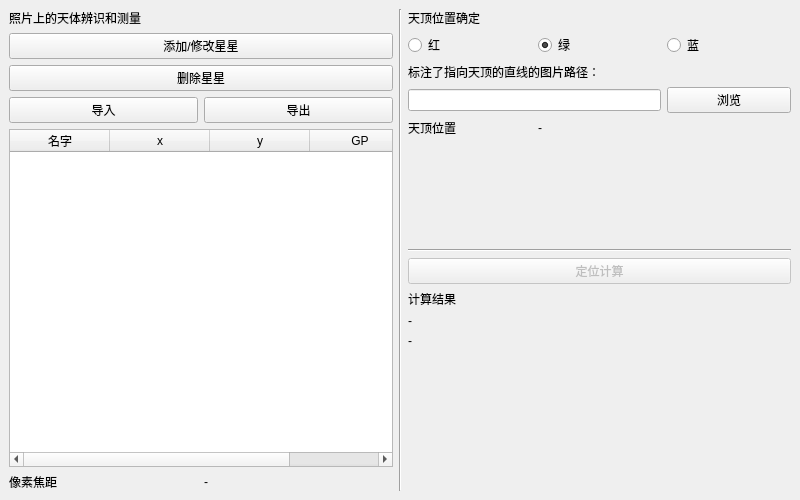
<?xml version="1.0" encoding="UTF-8"?>
<ui version="4.0">
 <class>MainWindowPAP</class>
 <widget class="QMainWindow" name="MainWindowPAP">
  <property name="geometry">
   <rect>
    <x>0</x>
    <y>0</y>
    <width>800</width>
    <height>500</height>
   </rect>
  </property>
  <property name="windowTitle">
   <string>照片测星定位 Photo Astrological Positioning</string>
  </property>
  <widget class="QWidget" name="centralwidget">
   <layout class="QGridLayout" name="gridLayout_2">
    <item row="0" column="0" rowspan="3">
     <layout class="QGridLayout" name="gridLayout_7">
      <item row="2" column="0" colspan="2">
       <widget class="QPushButton" name="pushButton_del_star">
        <property name="text">
         <string>删除星星</string>
        </property>
       </widget>
      </item>
      <item row="3" column="0">
       <widget class="QPushButton" name="pushButton_import">
        <property name="text">
         <string>导入</string>
        </property>
       </widget>
      </item>
      <item row="5" column="0">
       <widget class="QLabel" name="label_2">
        <property name="text">
         <string>像素焦距</string>
        </property>
       </widget>
      </item>
      <item row="4" column="0" colspan="2">
       <widget class="QTableWidget" name="tableWidget_stars">
        <property name="editTriggers">
         <set>QAbstractItemView::NoEditTriggers</set>
        </property>
        <column>
         <property name="text">
          <string>名字</string>
         </property>
        </column>
        <column>
         <property name="text">
          <string>x</string>
         </property>
        </column>
        <column>
         <property name="text">
          <string>y</string>
         </property>
        </column>
        <column>
         <property name="text">
          <string>GP</string>
         </property>
        </column>
       </widget>
      </item>
      <item row="0" column="0" colspan="2">
       <widget class="QLabel" name="label">
        <property name="text">
         <string>照片上的天体辨识和测量</string>
        </property>
       </widget>
      </item>
      <item row="1" column="0" colspan="2">
       <widget class="QPushButton" name="pushButton_add_star">
        <property name="text">
         <string>添加/修改星星</string>
        </property>
       </widget>
      </item>
      <item row="5" column="1">
       <widget class="QLabel" name="label_z">
        <property name="text">
         <string>-</string>
        </property>
       </widget>
      </item>
      <item row="3" column="1">
       <widget class="QPushButton" name="pushButton_export">
        <property name="text">
         <string>导出</string>
        </property>
       </widget>
      </item>
     </layout>
    </item>
    <item row="0" column="1" rowspan="3">
     <widget class="Line" name="line_2">
      <property name="orientation">
       <enum>Qt::Vertical</enum>
      </property>
     </widget>
    </item>
    <item row="0" column="2">
     <layout class="QGridLayout" name="gridLayout">
      <item row="5" column="1" rowspan="2" colspan="2">
       <widget class="QLabel" name="label_zenith">
        <property name="text">
         <string>-</string>
        </property>
       </widget>
      </item>
      <item row="2" column="2">
       <widget class="QRadioButton" name="radioButton_b">
        <property name="text">
         <string>蓝</string>
        </property>
       </widget>
      </item>
      <item row="2" column="0">
       <widget class="QRadioButton" name="radioButton_r">
        <property name="text">
         <string>红</string>
        </property>
       </widget>
      </item>
      <item row="7" column="0" colspan="3">
       <spacer name="verticalSpacer_2">
        <property name="orientation">
         <enum>Qt::Vertical</enum>
        </property>
        <property name="sizeHint" stdset="0">
         <size>
          <width>20</width>
          <height>40</height>
         </size>
        </property>
       </spacer>
      </item>
      <item row="4" column="0" colspan="2">
       <widget class="QLineEdit" name="lineEdit_lines_path"/>
      </item>
      <item row="2" column="1">
       <widget class="QRadioButton" name="radioButton_g">
        <property name="text">
         <string>绿</string>
        </property>
        <property name="checked">
         <bool>true</bool>
        </property>
       </widget>
      </item>
      <item row="5" column="0" rowspan="2">
       <widget class="QLabel" name="label_4">
        <property name="text">
         <string>天顶位置</string>
        </property>
       </widget>
      </item>
      <item row="4" column="2">
       <widget class="QPushButton" name="pushButton_browse">
        <property name="text">
         <string>浏览</string>
        </property>
       </widget>
      </item>
      <item row="0" column="0" rowspan="2" colspan="3">
       <widget class="QLabel" name="label_5">
        <property name="text">
         <string>天顶位置确定</string>
        </property>
       </widget>
      </item>
      <item row="3" column="0" colspan="3">
       <widget class="QLabel" name="label_3">
        <property name="text">
         <string>标注了指向天顶的直线的图片路径：</string>
        </property>
       </widget>
      </item>
     </layout>
    </item>
    <item row="1" column="2">
     <widget class="Line" name="line">
      <property name="orientation">
       <enum>Qt::Horizontal</enum>
      </property>
     </widget>
    </item>
    <item row="2" column="2">
     <layout class="QGridLayout" name="gridLayout_5">
      <item row="3" column="0">
       <widget class="QLabel" name="label_address">
        <property name="text">
         <string>-</string>
        </property>
       </widget>
      </item>
      <item row="1" column="0">
       <widget class="QLabel" name="label_6">
        <property name="text">
         <string>计算结果</string>
        </property>
       </widget>
      </item>
      <item row="2" column="0">
       <widget class="QLabel" name="label_lat_lon">
        <property name="text">
         <string>-</string>
        </property>
       </widget>
      </item>
      <item row="0" column="0">
       <widget class="QPushButton" name="pushButton_calc">
        <property name="enabled">
         <bool>false</bool>
        </property>
        <property name="text">
         <string>定位计算</string>
        </property>
       </widget>
      </item>
      <item row="4" column="0">
       <spacer name="verticalSpacer">
        <property name="orientation">
         <enum>Qt::Vertical</enum>
        </property>
        <property name="sizeHint" stdset="0">
         <size>
          <width>20</width>
          <height>40</height>
         </size>
        </property>
       </spacer>
      </item>
     </layout>
    </item>
   </layout>
  </widget>
 </widget>
 <resources/>
 <connections/>
</ui>
